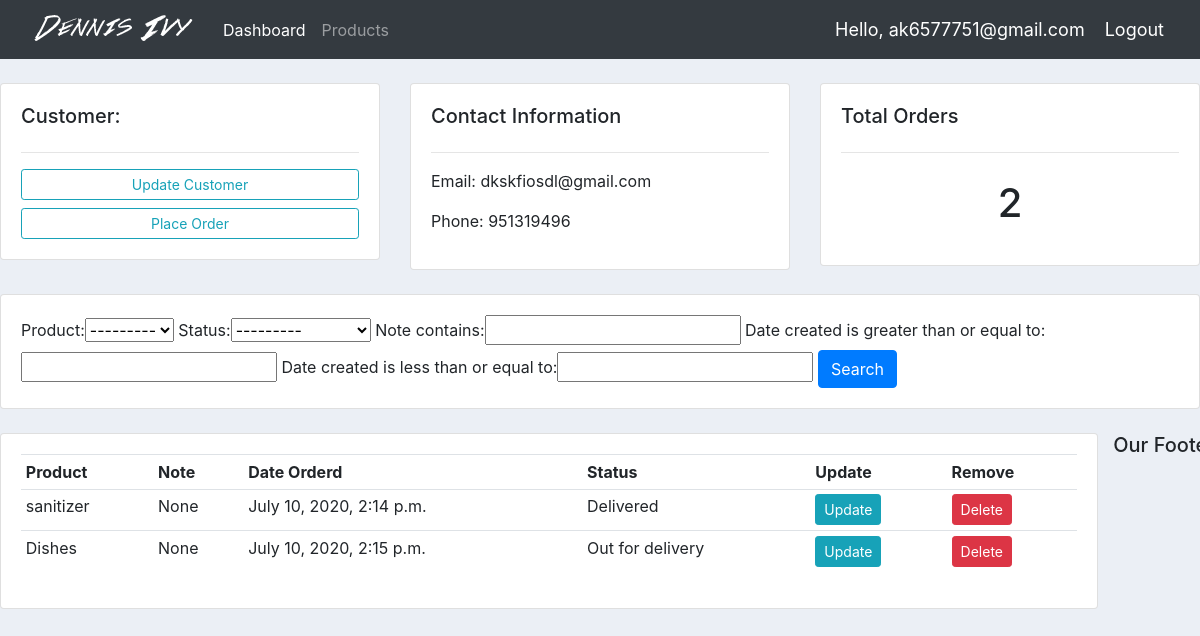
The app's page /customer/1/ (signed in) with its own data.
### accounts/models.py (models this page shows, shortened)
class Customer(models.Model):
	user = models.OneToOneField(User, null=True, on_delete=models.CASCADE)
	name = models.CharField(max_length=200, null=True)
	phone = models.CharField(max_length=200, null=True)
	email = models.CharField(max_length=200, null=True)
	profile_pic = models.ImageField(default="Prof12.jpg", null=True, blank=True)
	date_created = models.DateTimeField(auto_now_add=True, null=True)

class Order(models.Model):
	STATUS = (
			('Pending', 'Pending'),
			('Out for delivery', 'Out for delivery'),
			('Delivered', 'Delivered'),
			)
	customer = models.ForeignKey(Customer, null=True, on_delete= models.SET_NULL)
	product = models.ForeignKey(Product, null=True, on_delete= models.SET_NULL)
	date_created = models.DateTimeField(auto_now_add=True, null=True)
	status = models.CharField(max_length=200, null=True, choices=STATUS)
	note = models.CharField(max_length=1000, null=True)

class Product(models.Model):
	CATEGORY = (
			('Indoor', 'Indoor'),
			('Out Door', 'Out Door'),
			)
	name = models.CharField(max_length=200, null=True)
	price = models.FloatField(null=True)
	category = models.CharField(max_length=200, null=True, choices=CATEGORY)
	description = models.CharField(max_length=200, null=True, blank=True)
	date_created = models.DateTimeField(auto_now_add=True, null=True)
	tags = models.ManyToManyField(Tag)
	def __str__(self):
			return self.name

### accounts/decorators.py (the view)
		def wrapper_func(request, *args, **kwargs):
			group = None
			if request.user.groups.exists():
				group = request.user.groups.all()[0].name
			if group in allowed_roles:
				return view_func(request, *args, **kwargs)
			else:
				return HttpResponse('You are not authorized to view this page')

### accounts/views.py (called while the page is built)
@login_required(login_url='login')
@allowed_users(allowed_roles=['admin'])
def customer(request, pk_test):
	customer = Customer.objects.get(id=pk_test)
	orders = customer.order_set.all()
	order_count = orders.count()
	myFilter = OrderFilter(request.GET, queryset=orders)
	orders = myFilter.qs
	context = {'customer':customer, 'orders':orders, 'order_count':order_count,
	'myFilter':myFilter}
	return render(request, 'accounts/customer.html',context)

### accounts/templates/accounts/customer.html
{% extends 'accounts/main.html' %}
{% block content %}
	<br>
<div class="row">
	<div class="col-md">
		<div class="card card-body">
			<h5>Customer:</h5>
			<hr>
			<a class="btn btn-outline-info  btn-sm btn-block" href="">Update Customer</a>
			<a class="btn btn-outline-info  btn-sm btn-block" href="{% url 'create_order' customer.id %}">Place Order</a>
		</div>
	</div>
	<div class="col-md">
		<div class="card card-body">
			<h5>Contact Information</h5>
			<hr>
			<p>Email: {{customer.email}} </p>
			<p>Phone: {{customer.phone}} </p>
		</div>
	</div>
	<div class="col-md">
		<div class="card card-body">
			<h5>Total Orders</h5>
			<hr>
			<h1 style="text-align: center;padding: 10px">{{order_count}}</h1>
		</div>
	</div>
</div>
<br>
<div class="row">
	<div class="col">
		<div class="card card-body">
			<form method="get">
				{{myFilter.form}}
		    <button class="btn btn-primary" type="submit">Search</button>
		  </form>
		</div>
	</div>
</div>
<br>
<div class="row">
	<div class="col-md">
		<div class="card card-body">
			<table class="table table-sm">
				<tr>
					<th>Product</th>
					<th>Note</th>
					<th>Date Orderd</th>
					<th>Status</th>
					<th>Update</th>
					<th>Remove</th>
				</tr>
				{% for order in orders %}
				<tr>
						<td>{{order.product}}</td>
						<td>{{order.note}}</td>
						<td>{{order.date_created}}</td>
						<td>{{order.status}}</td>
						<td><a class="btn btn-sm btn-info" href="{% url 'update_order' order.id %}">Update</a></td>
						<td><a class="btn btn-sm btn-danger" href="{% url 'delete_order' order.id %}">Delete</a></td>
				</tr>
				{% endfor %}
			</table>
		</div>
	</div>
{% endblock %}

### accounts/templates/accounts/navbar.html (shortened to what this page needs)
{% load static %}
<nav class="navbar navbar-expand-lg navbar-dark bg-dark">
 <img src="{% static 'images/logo.png' %}">
  <div class="collapse navbar-collapse" id="navbarNav">
    <ul class="navbar-nav">
      {% if request.user.is_staff %}
      <li class="nav-item active">
        <a class="nav-link" href="{% url 'home' %}">Dashboard</a>
      </li>
      <li class="nav-item">
        <a class="nav-link" href="{% url 'products' %}">Products</a>
      </li>
      {% else %}
       <li class="nav-item">
        <a class="nav-link" href="{% url 'account' %}">Settings</a>
      </li>
      {% endif %}
    </ul>
  </div>
  <span class="hello-msg">Hello, {{request.user}}</span>
  <span ><a  class="hello-msg" href="{% url 'logout' %}">Logout</a></span>
</nav>

### static/css/main.css (style rules this page uses)
body { background-color: #ebeff5; }

### accounts/templates/accounts/navbar.html (style rules this page uses)
.hello-msg { font-size: 18px; color: #fff; margin-right: 20px; }

### records on screen
Customer: email "dkskfiosdl@gmail.com", phone "951319496"
Order: product "sanitizer", note "None", date_created "July 10, 2020, 2:14 p.m.", status "Delivered"
Order: product "Dishes", note "None", date_created "July 10, 2020, 2:15 p.m.", status "Out for delivery"

### other values on screen
{{ request.user }} "ak6577751@gmail.com"
{{ order_count }} "2"
